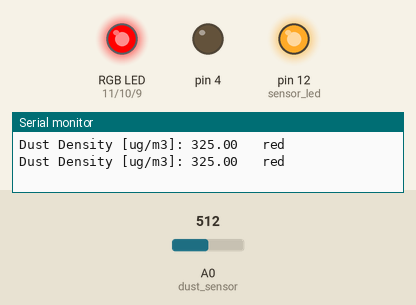
This sketch was run on a simulated Arduino Uno, built with avr-gcc and run on an emulated ATmega328P. Shown: an RGB LED mixed from three pins (HIGH = lit), output pins drawn as LEDs (lit = HIGH), the last lines printed to the serial monitor. The test bench sets the inputs (shaded band); at power-on: A0 (dust_sensor) = 512.

Above: at 2.8 s.
2.9 s: A0 (dust_sensor) set to 319
5.6 s: A0 (dust_sensor) set to 293
At 6.7 s:
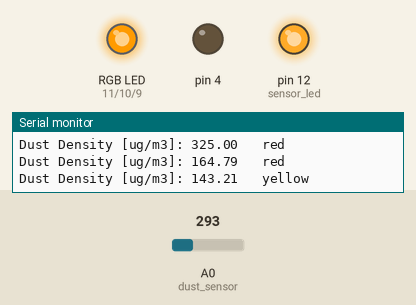
8.3 s: A0 (dust_sensor) set to 224
11.2 s: A0 (dust_sensor) set to 204
At 12.5 s:
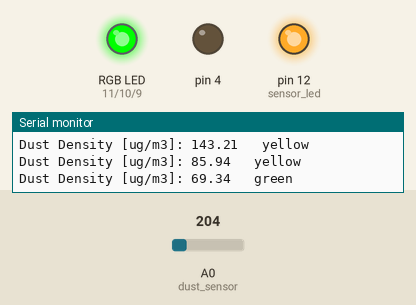
13.9 s: A0 (dust_sensor) set to 172
16.6 s: A0 (dust_sensor) set to 141
At 19.4 s:
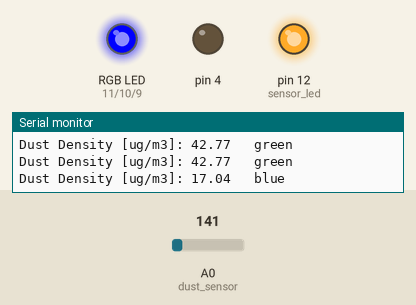
Timing chart, 0 to 20.6 s (numbered marks = the images above; inputs shaded):
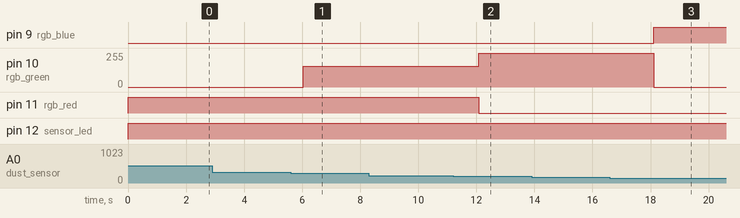

The sketch:

pluse.ino
```cpp
int dust_sensor = A0;   // 미세먼지 핀 번호
int rgb_red = 11;    // rgb 핀 빨간색 핀
int rgb_green = 10;  // rgb핀 녹색 핀
int rgb_blue = 9;  // rgb핀 파란색 핀

float dust_value = 0;  // 센서에서 입력 받은 미세먼지 값
float dustDensityug=0;  // ug/m^3 값을 계산

int sensor_led = 12;      // 미세먼지 센서 안에 있는 적외선 led 핀 번호
int sampling = 280;    // 적외선 led를 키고, 센서 값을 읽어 들여 미세먼지를 측정하는 샘플링 시간
int waiting = 40;
float stop_time = 9680;   // 센서를 구동하지 않는 시간

void setup(){
  Serial.begin(9600);   // 시리얼 모니터 시작, 속도는 9600
  pinMode(sensor_led,OUTPUT); // 미세먼지 적외선 led를 출력으로 설정
  pinMode(4, OUTPUT);

  pinMode(rgb_red, OUTPUT);     // 3색 LED 모듈 출력으로 설정, 붉은색
  pinMode(rgb_green, OUTPUT);   // 녹색
  pinMode(rgb_blue, OUTPUT);    // 파란색
}

void loop(){
  digitalWrite(sensor_led, LOW);    // LED 켜기
  delayMicroseconds(sampling);   // 샘플링해주는 시간.

  dust_value = analogRead(dust_sensor); // 센서 값 읽어오기

  delayMicroseconds(waiting);  // 너무 많은 데이터 입력을 피해주기 위해 잠시 멈춰주는 시간.

  digitalWrite(sensor_led, HIGH); // LED 끄기
  delayMicroseconds(stop_time);   // LED 끄고 대기

  dustDensityug = (0.17 * (dust_value * (5.0 / 1024)) - 0.1) * 1000;    // 미세먼지 값 계산
  Serial.print("Dust Density [ug/m3]: ");            // 시리얼 모니터에 미세먼지 값 출력
  Serial.print(dustDensityug);

  if(dustDensityug <= 30.0){       // 대기 중 미세먼지가 좋음 일 때 파란색 출력
     analogWrite(rgb_red, 0);
     analogWrite(rgb_green, 0);
     analogWrite(rgb_blue, 255);
     Serial.print("   ");
     Serial.println("blue");
  }else if(30.0 < dustDensityug && dustDensityug <= 80.0){      // 대기 중 미세먼지가 보통 일 때 녹색 출력
     analogWrite(rgb_red, 0);
     analogWrite(rgb_green, 255);
     analogWrite(rgb_blue, 0);
     Serial.print("   ");
     Serial.println("green");
  }else if (80.0 < dustDensityug && dustDensityug <= 150.0){    // 대기 중 미세먼지가 나쁨 일 때 노란색 출력
     analogWrite(rgb_red, 255);
     analogWrite(rgb_green, 155);
     analogWrite(rgb_blue, 0);
     Serial.print("   ");
     Serial.println("yellow");
  }else{                                                     // 대기 중 미세먼지가 매우 나쁨 일 때 빨간색 출력
     analogWrite(rgb_red, 255);
     analogWrite(rgb_green, 0);
     analogWrite(rgb_blue, 0);
     Serial.print("   ");
     Serial.println("red");
  }

  delay(2000);

}
```

Measured:
- the behaviour switches between 302 and 301 on A0 (dust_sensor) (found by bisection; images 0 and 1)
- the behaviour switches between 217 and 216 on A0 (dust_sensor) (found by bisection; images 1 and 2)
- the behaviour switches between 157 and 156 on A0 (dust_sensor) (found by bisection; images 2 and 3)
- after the input at 5.6 s, pin 10 (rgb_green): 0/255 → 155/255 after 0.44 s
- after the input at 11.2 s, pin 10 (rgb_green): 155/255 → 255/255 after 0.88 s; pin 11 (rgb_red): HIGH → LOW after 0.88 s
- after the input at 16.6 s, pin 9 (rgb_blue): LOW → HIGH after 1.5 s; pin 10 (rgb_green): 255/255 → 0/255 after 1.5 s
